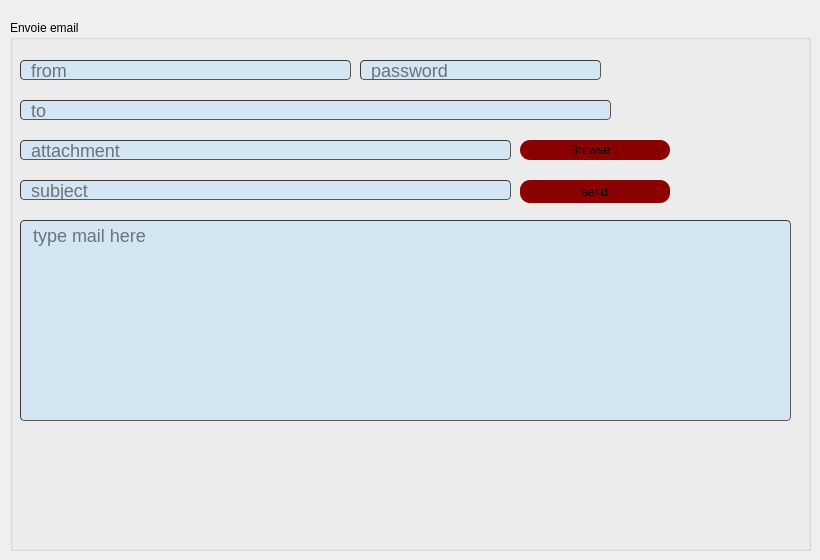
      <widget class="QWidget" name="tab_20">
       <attribute name="title">
        <string>mailing</string>
       </attribute>
       <widget class="QGroupBox" name="groupBox_4">
        <property name="geometry">
         <rect>
          <x>10</x>
          <y>20</y>
          <width>801</width>
          <height>531</height>
         </rect>
        </property>
        <property name="title">
         <string>Envoie email</string>
        </property>
        <widget class="QLineEdit" name="lineEdit_from_email">
         <property name="geometry">
          <rect>
           <x>10</x>
           <y>40</y>
           <width>331</width>
           <height>20</height>
          </rect>
         </property>
         <property name="styleSheet">
          <string notr="true">border-width: 1px; border-radius: 4px;
font-size: 18px;
	border-color: rgb(58, 58, 58);
	border-style: inset;
	padding: 0 8px;
	color:  #000000 ;
	background: #d4e6f1 ;
	selection-background-color:#007b50;
	selection-color: #FFFFFF
;</string>
         </property>
         <property name="placeholderText">
          <string>from</string>
         </property>
        </widget>
        <widget class="QLineEdit" name="lineEdit_psswrd_email">
         <property name="geometry">
          <rect>
           <x>350</x>
           <y>40</y>
           <width>241</width>
           <height>20</height>
          </rect>
         </property>
         <property name="styleSheet">
          <string notr="true">border-width: 1px; border-radius: 4px;
font-size: 18px;
	border-color: rgb(58, 58, 58);
	border-style: inset;
	padding: 0 8px;
	color:  #000000 ;
	background: #d4e6f1 ;
	selection-background-color:#007b50;
	selection-color: #FFFFFF
;</string>
         </property>
         <property name="placeholderText">
          <string>password</string>
         </property>
        </widget>
        <widget class="QLineEdit" name="lineEdit_to_email">
         <property name="geometry">
          <rect>
           <x>10</x>
           <y>80</y>
           <width>591</width>
           <height>20</height>
          </rect>
         </property>
         <property name="styleSheet">
          <string notr="true">border-width: 1px; border-radius: 4px;
font-size: 18px;
	border-color: rgb(58, 58, 58);
	border-style: inset;
	padding: 0 8px;
	color:  #000000 ;
	background: #d4e6f1 ;
	selection-background-color:#007b50;
	selection-color: #FFFFFF
;</string>
         </property>
         <property name="placeholderText">
          <string>to</string>
         </property>
        </widget>
        <widget class="QLineEdit" name="lineEdit_atchmnt_email">
         <property name="geometry">
          <rect>
           <x>10</x>
           <y>120</y>
           <width>491</width>
           <height>20</height>
          </rect>
         </property>
         <property name="styleSheet">
          <string notr="true">border-width: 1px; border-radius: 4px;
font-size: 18px;
	border-color: rgb(58, 58, 58);
	border-style: inset;
	padding: 0 8px;
	color:  #000000 ;
	background: #d4e6f1 ;
	selection-background-color:#007b50;
	selection-color: #FFFFFF
;</string>
         </property>
         <property name="placeholderText">
          <string>attachment</string>
         </property>
        </widget>
        <widget class="QLineEdit" name="lineEdit_subject_email">
         <property name="geometry">
          <rect>
           <x>10</x>
           <y>160</y>
           <width>491</width>
           <height>20</height>
          </rect>
         </property>
         <property name="styleSheet">
          <string notr="true">border-width: 1px; border-radius: 4px;
font-size: 18px;
	border-color: rgb(58, 58, 58);
	border-style: inset;
	padding: 0 8px;
	color:  #000000 ;
	background: #d4e6f1 ;
	selection-background-color:#007b50;
	selection-color: #FFFFFF
;</string>
         </property>
         <property name="placeholderText">
          <string>subject</string>
         </property>
        </widget>
        <widget class="QTextEdit" name="textEdit_email">
         <property name="geometry">
          <rect>
           <x>10</x>
           <y>200</y>
           <width>771</width>
           <height>201</height>
          </rect>
         </property>
         <property name="styleSheet">
          <string notr="true">border-width: 1px; border-radius: 4px;
font-size: 18px;
	border-color: rgb(58, 58, 58);
	border-style: inset;
	padding: 0 8px;
	color:  #000000 ;
	background: #d4e6f1 ;
	selection-background-color:#007b50;
	selection-color: #FFFFFF
;</string>
         </property>
         <property name="placeholderText">
          <string>type mail here</string>
         </property>
        </widget>
        <widget class="QPushButton" name="pushButton_browse_email">
         <property name="geometry">
          <rect>
           <x>510</x>
           <y>120</y>
           <width>150</width>
           <height>20</height>
          </rect>
         </property>
         <property name="styleSheet">
          <string notr="true">border-radius:10px;
background-color:DarkRed;</string>
         </property>
         <property name="text">
          <string>Browse...</string>
         </property>
        </widget>
        <widget class="QPushButton" name="pushButton_send_email">
         <property name="geometry">
          <rect>
           <x>510</x>
           <y>160</y>
           <width>150</width>
           <height>23</height>
          </rect>
         </property>
         <property name="styleSheet">
          <string notr="true">border-radius:10px;
background-color:DarkRed;</string>
         </property>
         <property name="text">
          <string>send</string>
         </property>
        </widget>
       </widget>
      </widget>
